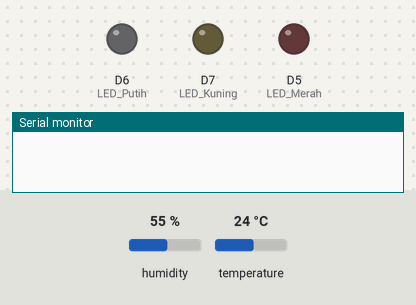
Simulated run of this sketch. Board: ESP8266 (NodeMCU). Shown: output pins drawn as LEDs (lit = HIGH), the last lines printed to the serial monitor. Inputs (shaded band) come from the test bench; at power-on: humidity 55 %, temperature 24 °C. WiFi joins after 1.5 s; servers stay silent unless stated.

Above: at 3.0 s.
3.1 s: humidity set to 31 %
13.3 s: humidity set to 28 %
At 17.8 s:
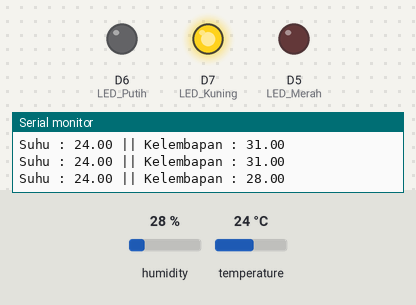
18.3 s: temperature set to 29 °C
23.0 s: temperature set to 32 °C
At 27.8 s:
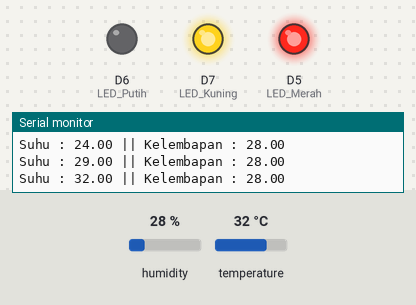
28.3 s: humidity set to 40 %
At 32.8 s:
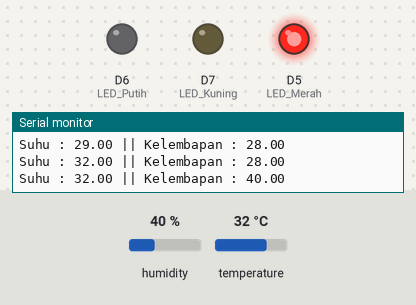
33.3 s: humidity set to 69 %
38.0 s: humidity set to 72 %
At 42.8 s:
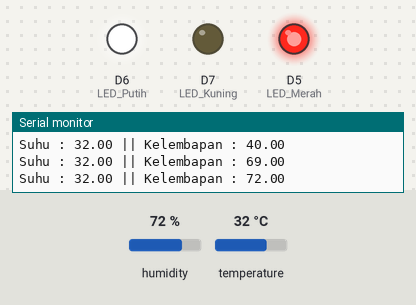
Timing chart, 0 to 44.3 s (numbered marks = the images above; inputs shaded):
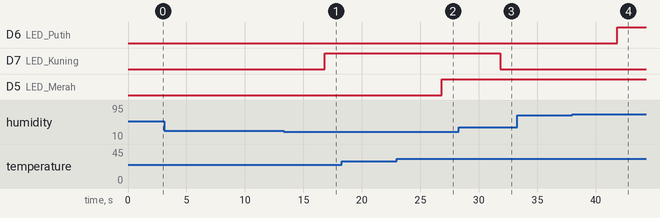

Measured:
- the behaviour switches between 30 and 29 % on humidity (found by bisection; images 0 and 1)
- the behaviour switches between 30 and 31 °C on temperature (found by bisection; images 1 and 2)
- the behaviour switches between 70 and 71 % on humidity (found by bisection; images 3 and 4)
- after the input at 13.3 s, D7 (LED_Kuning): LOW → HIGH after 3.5 s
- after the input at 23.0 s, D5 (LED_Merah): LOW → HIGH after 3.8 s
- after the input at 28.3 s, D7 (LED_Kuning): HIGH → LOW after 3.5 s
- after the input at 38.0 s, D6 (LED_Putih): LOW → HIGH after 3.8 s

The sketch:

DHT11-MCU-Blynk.ino
```cpp
#define BLYNK_TEMPLATE_ID "TMPL68k1SXIUH"
#define BLYNK_TEMPLATE_NAME "MCUToDHT11"
#define BLYNK_AUTH_TOKEN "Zsypdp7_gS2NH0gEMNpqSrTaUzrFjFNc"
#define BLYNK_PRINT Serial

#include <ESP8266WiFi.h>
#include <BlynkSimpleEsp8266.h>
#include <DHT.h>

char auth[] = BLYNK_AUTH_TOKEN;
char ssid[] = "IoTHan";
char pass[] = "mantapbang";

#define DHTPIN D2
#define DHTTYPE DHT11


#define LED_Merah D5
#define LED_Putih D6
#define LED_Kuning D7

DHT dht(DHTPIN, DHTTYPE);
BlynkTimer timer;

float maxTemp = 30.0;
float minTemp = 20.0;
float maxHum = 70.0;
float minHum = 30.0;

void setup(){
  pinMode(LED_Merah, OUTPUT);
  pinMode(LED_Putih, OUTPUT);
  pinMode(LED_Kuning, OUTPUT);
  Serial.begin(115200);
  Blynk.begin(auth, ssid, pass, "blynk.cloud", 80);
  dht.begin();
  timer.setInterval(5000L, sendSensor);
}

void loop(){
  Blynk.run();
  timer.run();
}

void sendSensor(){
  float h = dht.readHumidity();
  float t = dht.readTemperature();
  if (isnan(h) || isnan(t)) {
    Serial.println("Failed to read from DHT sensor!");
    return;
  }
  Blynk.virtualWrite(V0, t);
  Blynk.virtualWrite(V1, h);

  if (t > maxTemp) {
    digitalWrite(LED_Merah, HIGH);
    Blynk.virtualWrite(V2, "Warning: Suhu terlalu tinggi!");
    Blynk.logEvent("Temperatur", "> 30*C (Tinggi)");
  } else if (t < minTemp) {
    digitalWrite(LED_Kuning, HIGH);
    Blynk.virtualWrite(V2, "Warning: Suhu terlalu rendah!");
    Blynk.logEvent("Temperatur", "> 20*C (Rendah)");
  } else {
    digitalWrite(LED_Merah, LOW);
    digitalWrite(LED_Kuning, LOW);
  }

  if (h > maxHum) {
    digitalWrite(LED_Putih, HIGH);
    Blynk.virtualWrite(V3, "Warning: Kelembapan terlalu tinggi!");
    Blynk.logEvent("Kelembapan", "> 70% (Tinggi)");
  } else if (h < minHum) {
    digitalWrite(LED_Kuning, HIGH);
    Blynk.virtualWrite(V3, "Warning: Kelembapan terlalu rendah!");
    Blynk.logEvent("Kelembapan", "< 30% (Rendah)");
  } else {
    digitalWrite(LED_Putih, LOW);
    digitalWrite(LED_Kuning, LOW);
  }

  Serial.print("Suhu : ");
  Serial.print(t);
  Serial.print(" || Kelembapan : ");
  Serial.println(h);
}
```
